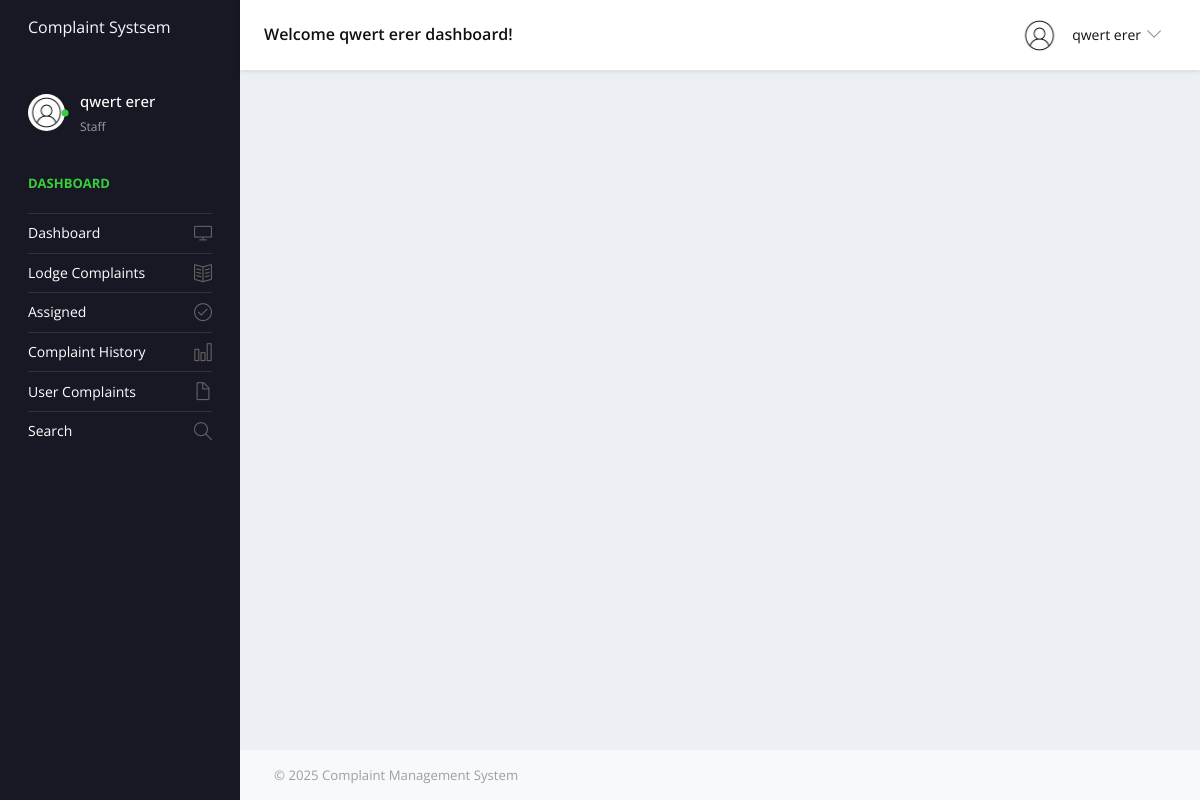
Screenshot of /base/ (signed in) with the database file from the repository.
### cmsapp/models.py (models this page shows, shortened)
class CustomUser(AbstractUser):
    USER_TYPES = [
        (1, 'Admin'),
        (2, 'User'),
        (3, 'Staff'),
    ]
    user_type = models.IntegerField(choices=USER_TYPES, default=2)
    profile_pic = models.ImageField(upload_to='profile_pics/', blank=True, null=True)

### complaintmgmtsys/views.py (the view)
# urls.py: path('base/', views.BASE, name='base'),
def BASE(request):
       return render(request,'base.html')

### templates/base.html (shortened to what this page needs)
<!DOCTYPE html>
<html lang="en">
    {% load static %}
  <head>
    <link rel="stylesheet" href="{% static 'assets/vendors/simple-line-icons/css/simple-line-icons.css' %}">
    <link rel="stylesheet" href="{% static 'assets/vendors/flag-icon-css/css/flag-icon.min.css' %}">
    <link rel="stylesheet" href="{% static 'assets/vendors/css/vendor.bundle.base.css' %}">
    <link rel="stylesheet" href="{% static 'assets/vendors/daterangepicker/daterangepicker.css' %}">
    <link rel="stylesheet" href="{% static 'assets/vendors/chartist/chartist.min.css' %}">
    <link rel="stylesheet" href="{% static 'assets/css/style.css' %}">
  </head>
  <body>
    <div class="container-scroller">
      {% include 'includes/header.html' %}
      <div class="container-fluid page-body-wrapper">
        {% include 'includes/sidebar.html' %}
        <div class="main-panel">
          <div class="content-wrapper">
          </div>
          {% include 'includes/footer.html' %}
        </div>
      </div>
    </div>
  </body>
</html>

### templates/includes/header.html (shortened to what this page needs)
{% load static %}
{% if user.user_type == 1 %}
<nav class="navbar default-layout-navbar col-lg-12 col-12 p-0 fixed-top d-flex flex-row">
    <div class="navbar-brand-wrapper d-flex align-items-center">
      <a class="navbar-brand brand-logo" href="{% url 'admin_home' %}">
        <p style="color: aliceblue;font-size: medium;font-weight: bolder;">CMS</p>
      </a>
      <a class="navbar-brand brand-logo-mini" href="{% url 'admin_home' %}"><img src="{% static 'assets/images/logo-mini.svg'%}" alt="logo" /></a>
    </div>
    <div class="navbar-menu-wrapper d-flex align-items-center flex-grow-1">
      <h5 class="mb-0 font-weight-medium d-none d-lg-flex">Welcome {{user.first_name}} {{user.last_name}} dashboard!</h5>
      <ul class="navbar-nav navbar-nav-right ml-auto">
        <li class="nav-item dropdown d-none d-xl-inline-flex user-dropdown">
          <a class="nav-link dropdown-toggle" id="UserDropdown" href="#" data-toggle="dropdown" aria-expanded="false">
            <img class="img-xs rounded-circle ml-2" src="/{{user.profile_pic}}" alt="Profile image"> <span class="font-weight-normal"> {{user.first_name}} {{user.last_name}} </span></a>
          <div class="dropdown-menu dropdown-menu-right navbar-dropdown" aria-labelledby="UserDropdown">
            <div class="dropdown-header text-center">
              <img class="img-md rounded-circle" src="/{{user.profile_pic}}" alt="Profile image">
              <p class="mb-1 mt-3">{{user.first_name}} {{user.last_name}}</p>
              <p class="font-weight-light text-muted mb-0">{{user.email}}</p>
            </div>
            <a class="dropdown-item" href="{% url 'profile' %}"><i class="dropdown-item-icon icon-user text-primary"></i> My Profile</a>
            <a class="dropdown-item" href="{% url 'change_password' %}"><i class="dropdown-item-icon icon-speech text-primary"></i> Change Password</a>
            <a class="dropdown-item"  href="{% url 'logout' %}"><i class="dropdown-item-icon icon-power text-primary"></i>Sign Out</a>
          </div>
        </li>
      </ul>
      <button class="navbar-toggler navbar-toggler-right d-lg-none align-self-center" type="button" data-toggle="offcanvas">
        <span class="icon-menu"></span>
      </button>
    </div>
  </nav>
   {% elif user.user_type == 3 %}
  <nav class="navbar default-layout-navbar col-lg-12 col-12 p-0 fixed-top d-flex flex-row">
    <div class="navbar-brand-wrapper d-flex align-items-center">
      <a class="navbar-brand brand-logo" href="{% url 'staff_dashboard' %}">
        <p style="color: aliceblue;font-size: medium;font-weight: bolder;">Complaint Systsem</p>
      </a>
    </div>
    <div class="navbar-menu-wrapper d-flex align-items-center flex-grow-1">
      <h5 class="mb-0 font-weight-medium d-none d-lg-flex">Welcome {{user.first_name}} {{user.last_name}} dashboard!</h5>
      <ul class="navbar-nav navbar-nav-right ml-auto">
        <li class="nav-item dropdown d-none d-xl-inline-flex user-dropdown">
          <a class="nav-link dropdown-toggle" id="UserDropdown" href="#" data-toggle="dropdown" aria-expanded="false">
            <img class="img-xs rounded-circle ml-2" src="/{{user.profile_pic}}" alt="Profile image" width="100"> <span class="font-weight-normal"> {{user.first_name}} {{user.last_name}}</span></a>
        </li>
      </ul>
    </div>
  </nav>
  {% endif %}

### templates/includes/sidebar.html (shortened to what this page needs)
{% load static %}
{% if user.user_type == 1 %}
<nav class="sidebar sidebar-offcanvas" id="sidebar">
    <ul class="nav">
        <li class="nav-item nav-profile">
            <a href="#" class="nav-link">
                <div class="profile-image">
                    <img class="img-xs rounded-circle" src="/{{user.profile_pic}}" alt="">
                    <div class="dot-indicator bg-success"></div>
                </div>
                <div class="text-wrapper">
                    <p class="profile-name">{{user.first_name}} {{user.last_name}}</p>
                    <p class="designation">Administrator</p>
                </div>
            </a>
        </li>
        <li class="nav-item nav-category">
            <span class="nav-link">Dashboard</span>
        </li>
        <li class="nav-item">
            <a class="nav-link" href="{% url 'admin_home' %}">
                <span class="menu-title">Dashboard</span>
                <i class="icon-screen-desktop menu-icon"></i>
            </a>
        </li>
                <li class="nav-item">
            <a class="nav-link" href="{% url 'regcomplaint' %}">
                <span class="menu-title">Lodge Complaints</span>
                <i class="icon-book-open menu-icon"></i>
            </a>
        </li>
                </li>
           <li class="nav-item">
            <a class="nav-link" href="{% url 'complainthistory' %}">
                <span class="menu-title">Complaint History</span>
                <i class="icon-chart menu-icon"></i>
            </a>
        </li>
        <li class="nav-item">
            <a class="nav-link" data-toggle="collapse" href="#ui-basic" aria-expanded="false" aria-controls="ui-basic">
                <span class="menu-title">Category</span>
                <i class="icon-doc menu-icon"></i>
            </a>
            <div class="collapse" id="ui-basic">
                <ul class="nav flex-column sub-menu">
                    <li class="nav-item"> <a class="nav-link" href="{% url 'add_category' %}">Add Category</a></li>
                    <li class="nav-item"> <a class="nav-link" href="{% url 'manage_category' %}">Manage Category</a></li>
                </ul>
            </div>
        </li>
        <li class="nav-item">
            <a class="nav-link" data-toggle="collapse" href="#ui-basic1" aria-expanded="false" aria-controls="ui-basic1">
                <span class="menu-title">Subcategory</span>
                <i class="icon-doc menu-icon"></i>
            </a>
            <div class="collapse" id="ui-basic1">
                <ul class="nav flex-column sub-menu">
                    <li class="nav-item"> <a class="nav-link" href="{% url 'add_subcategory' %}">Add Subcategory</a></li>
                    <li class="nav-item"> <a class="nav-link" href="{% url 'manage_subcategory' %}">Manage Subcategory</a></li>
                </ul>
            </div>
        </li>
        <li class="nav-item">
            <a class="nav-link" data-toggle="collapse" href="#ui-basic2" aria-expanded="false" aria-controls="ui-basic2">
                <span class="menu-title">State</span>
                <i class="icon-doc menu-icon"></i>
            </a>
            <div class="collapse" id="ui-basic2">
                <ul class="nav flex-column sub-menu">
                    <li class="nav-item"> <a class="nav-link" href="{% url 'add_state' %}">Add State</a></li>
                    <li class="nav-item"> <a class="nav-link" href="{% url 'manage_state' %}">Manage State</a></li>
                </ul>
            </div>
        </li>
        <li class="nav-item">
            <a class="nav-link" data-toggle="collapse" href="#teams" aria-expanded="false" aria-controls="teams">
                <span class="menu-title">Teams</span>
                <i class="icon-people menu-icon"></i>
            </a>
            <div class="collapse" id="teams">
                <ul class="nav flex-column sub-menu">
                    <li class="nav-item"> <a class="nav-link" href="{% url 'add_team' %}">Add Team</a></li>
                    <li class="nav-item"> <a class="nav-link" href="{% url 'manage_team' %}">Manage Teams</a></li>
                </ul>
            </div>
        </li>
        <li class="nav-item">
            <a class="nav-link" href="{% url 'manageusers' %}">
                <span class="menu-title">Manage Users</span>
                <i class="icon-user menu-icon"></i>
            </a>
        </li>
                <li class="nav-item">
                    <a class="nav-link" href="{% url 'assign_complaints' %}">
                        <span class="menu-title">Cases</span>
                        <i class="icon-user menu-icon"></i>
                    </a>
                </li>
        <li class="nav-item">
            <a class="nav-link" data-toggle="collapse" href="#auth" aria-expanded="false" aria-controls="auth">
                <span class="menu-title">User Complaints</span>
                <i class="icon-doc menu-icon"></i>
            </a>
            <div class="collapse" id="auth">
                <ul class="nav flex-column sub-menu">
                    <li class="nav-item"> <a class="nav-link" href="{% url 'lodgedcomplaint' %}">All Complaints</a></li>
                    <li class="nav-item"> <a class="nav-link" href="{% url 'newcomplaints' %}">Not Processed Yet</a></li>
                    <li class="nav-item"> <a class="nav-link" href="{% url 'inprocesscomplaints' %}">In Process</a></li>
                    <li class="nav-item"> <a class="nav-link" href="{% url 'closedcomplaints' %}">Closed Complaints</a></li>
                </ul>
            </div>
        </li>
        <li class="nav-item">
            <a class="nav-link" data-toggle="collapse" href="#auth1" aria-expanded="false" aria-controls="auth1">
                <span class="menu-title">Reports</span>
                <i class="icon-doc menu-icon"></i>
            </a>
            <div class="collapse" id="auth1">
                <ul class="nav flex-column sub-menu">
                    <li class="nav-item"> <a class="nav-link" href="{% url 'complaintsreports' %}">Complaints Report</a></li>
                    <li class="nav-item"> <a class="nav-link" href="{% url 'userbdreports' %}">User Reports</a></li>
                </ul>
            </div>
        </li>
        <li class="nav-item">
            <a class="nav-link" data-toggle="collapse" href="#auth2" aria-expanded="false" aria-controls="auth2">
                <span class="menu-title">Search</span>
                <i class="icon-doc menu-icon"></i>
            </a>
            <div class="collapse" id="auth2">
                <ul class="nav flex-column sub-menu">
                    <li class="nav-item"> <a class="nav-link" href="{% url 'searchusers' %}">User Search</a></li>
                    <li class="nav-item"> <a class="nav-link" href="{% url 'searchcomplaints' %}">Complaints Search</a></li>
                </ul>
            </div>
        </li>
    </ul>
</nav>
{% elif user.user_type == 3 %}
<nav class="sidebar sidebar-offcanvas" id="sidebar">
    <ul class="nav">
        <li class="nav-item nav-profile">
            <a href="#" class="nav-link">
                <div class="profile-image">
                    <img class="img-xs rounded-circle" src="/{{user.profile_pic}}" alt="">
                    <div class="dot-indicator bg-success"></div>
                </div>
                <div class="text-wrapper">
                    <p class="profile-name">{{user.first_name}} {{user.last_name}}</p>
                    <p class="designation">Staff</p>
                </div>
            </a>
        </li>
        <li class="nav-item nav-category">
            <span class="nav-link">Dashboard</span>
        </li>
        <li class="nav-item">
            <a class="nav-link" href="{% url 'admin_home' %}">
                <span class="menu-title">Dashboard</span>
                <i class="icon-screen-desktop menu-icon"></i>
            </a>
        </li>
         <li class="nav-item">
            <a class="nav-link" href="{% url 'regcomplaint' %}">
                <span class="menu-title">Lodge Complaints</span>
                <i class="icon-book-open menu-icon"></i>
            </a>
        </li>
        <li class="nav-item">
            <a class="nav-link" href="{% url 'view_assigned_complaints' %}">
                <span class="menu-title">Assigned</span>
                <i class="icon-check menu-icon"></i>
            </a>
        </li>
                <li class="nav-item">
            <a class="nav-link" href="{% url 'lodgedcomplaint' %}">
                <span class="menu-title">Complaint History</span>
                <i class="icon-chart menu-icon"></i>
            </a>
        </li>
        <li class="nav-item">
            <a class="nav-link" data-toggle="collapse" href="#auth" aria-expanded="false" aria-controls="auth">
                <span class="menu-title">User Complaints</span>
                <i class="icon-doc menu-icon"></i>
            </a>
        </li>
        <li class="nav-item">
            <a class="nav-link" data-toggle="collapse" href="#auth2" aria-expanded="false" aria-controls="auth2">
                <span class="menu-title">Search</span>
                <i class="icon-magnifier menu-icon"></i>
            </a>
        </li>
    </ul>
</nav>
{% endif %}

### rows the page displays
CustomUser: first_name "qwert", last_name "erer", profile_pic (picture)
